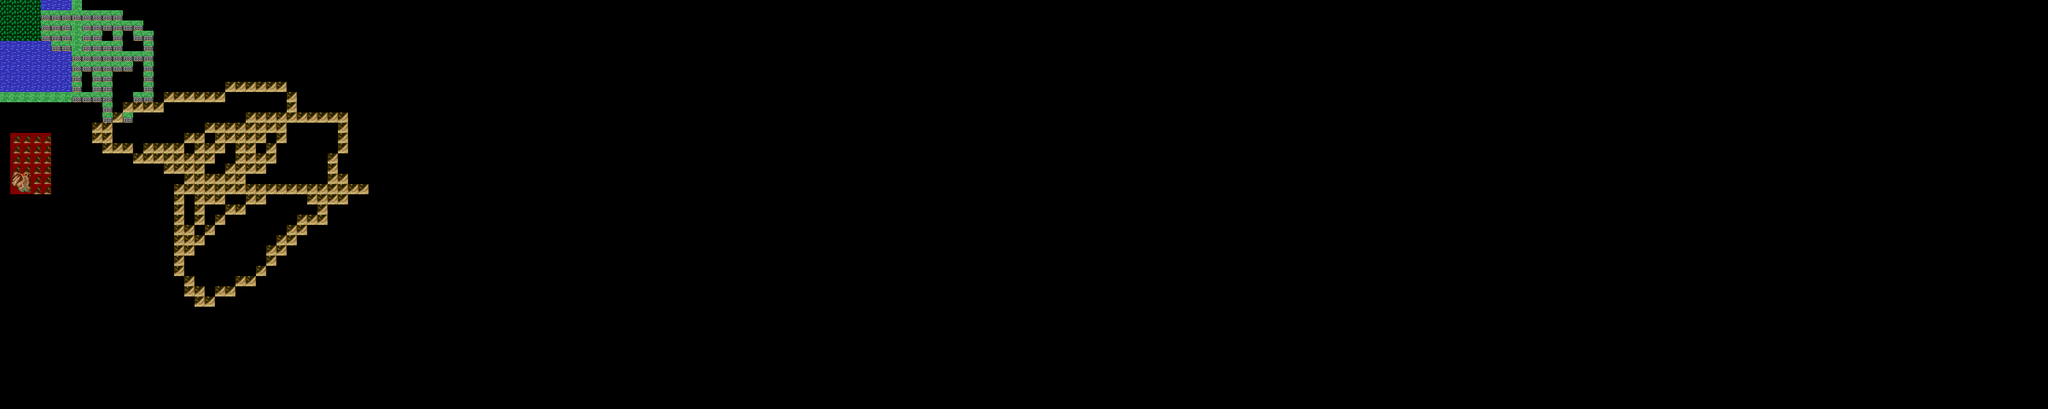

A 2D game scene composited from a Tiled map and its tileset images. What follows is a short description and the map's XML, with each tile layer's data collapsed to a summary:
An orthogonal 200x40 tile map with 16x16 px tiles, 3 tile layers (Camada de Tiles 1, Camada de Tiles 2, Camada de Tiles 3).

<map version="1.2" tiledversion="2018.11.29" orientation="orthogonal" renderorder="right-down" width="200" height="40" tilewidth="16" tileheight="16" infinite="0" nextlayerid="4" nextobjectid="1">
 <tileset firstgid="1" source="Imagem/tileset.tsx" />
 <layer id="1" name="Camada de Tiles 1" width="200" height="40" locked="1">
  <data>[8000 cells, 80 non-empty, 2 distinct tile ids]</data>
 </layer>
 <layer id="2" name="Camada de Tiles 2" width="200" height="40">
  <data>[8000 cells, 242 non-empty, 3 distinct tile ids]</data>
 </layer>
 <layer id="3" name="Camada de Tiles 3" width="200" height="40">
  <data>[8000 cells, 24 non-empty, 5 distinct tile ids]</data>
 </layer>
</map>